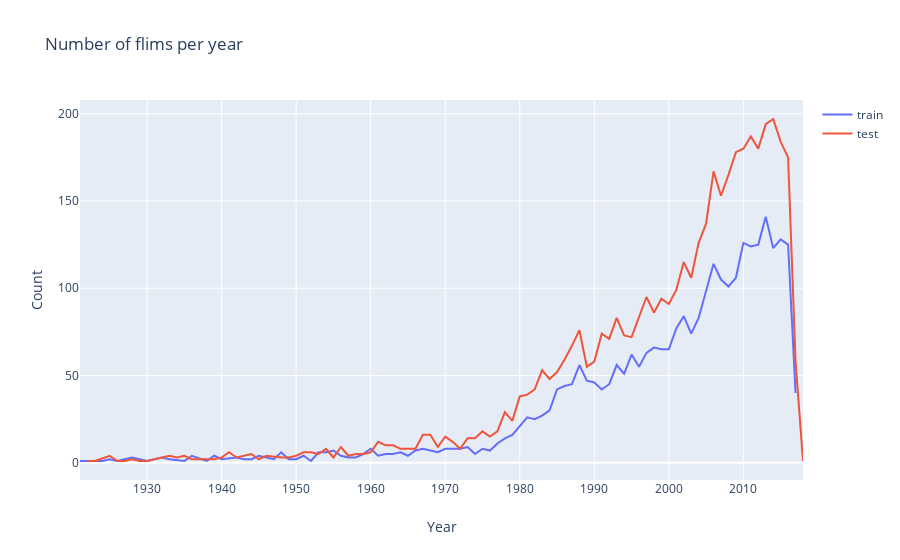

Notebook code for this chart:
### Code cell
import plotly.offline as py
py.init_notebook_mode(connected=True)
import plotly.graph_objs as go
data = [go.Scatter(x=d1.index, y =d1.values, name='train'),
        go.Scatter(x=d2.index,y=d2.values,name='test')]
layout = go.Layout(dict(title= 'Number of flims per year',
                        xaxis = dict(title = 'Year'),
                        yaxis=dict(title='Count'),
                       ),legend= dict(orientation='v'))
py.iplot(dict(data=data,layout=layout))

### Figure 1 — Plotly figure (JSON) as saved in the notebook; plotly's stock layout.template omitted (floating-point values rounded to 4 significant figures)
{"data": [{"name": "train", "type": "scatter", "x": [1921, 1924, 1925, 1926, 1927, 1928, 1930, 1931, 1932, 1933, 1935, 1936, 1938, 1939, 1940, 1942, 1943, 1944, 1945, 1947, 1948, 1949, 1950, 1951, 1952, 1953, 1954, 1955, 1956, 1957, 1958, 1959, 1960, 1961, 1962, 1963, 1964, 1965, 1966, 1967, 1968, 1969, 1970, 1971, 1972, 1973, 1974, 1975, 1976, 1977, 1978, 1979, 1980, 1981, 1982, 1983, 1984, 1985, 1986, 1987, 1988, 1989, 1990, 1991, 1992, 1993, 1994, 1995, 1996, 1997, 1998, 1999, 2000, 2001, 2002, 2003, 2004, 2005, 2006, 2007, 2008, 2009, 2010, 2011, 2012, 2013, 2014, 2015, 2016, 2017], "y": [1, 1, 2, 1, 2, 3, 1, 2, 3, 2, 1, 4, 1, 4, 2, 3, 2, 2, 4, 2, 6, 2, 2, 4, 1, 6, 6, 7, 4, 3, 3, 5, 8, 4, 5, 5, 6, 4, 7, 8, 7, 6, 8, 8, 8, 9, 5, 8, 7, 11, 14, 16, 21, 26, 25, 27, 30, 42, 44, 45, 56, 47, 46, 42, 45, 56, 51, 62, 55, 63, 66, 65, 65, 77, 84, 74, 83, 99, 114, 105, 101, 106, 126, 124, 125, 141, 123, 128, 125, 40]}, {"name": "test", "type": "scatter", "x": [1922, 1923, 1925, 1926, 1927, 1928, 1929, 1930, 1931, 1933, 1934, 1935, 1936, 1937, 1938, 1939, 1940, 1941, 1942, 1944, 1945, 1946, 1948, 1949, 1950, 1951, 1952, 1953, 1954, 1955, 1956, 1957, 1958, 1959, 1960, 1961, 1962, 1963, 1964, 1965, 1966, 1967, 1968, 1969, 1970, 1971, 1972, 1973, 1974, 1975, 1976, 1977, 1978, 1979, 1980, 1981, 1982, 1983, 1984, 1985, 1986, 1987, 1988, 1989, 1990, 1991, 1992, 1993, 1994, 1995, 1996, 1997, 1998, 1999, 2000, 2001, 2002, 2003, 2004, 2005, 2006, 2007, 2008, 2009, 2010, 2011, 2012, 2013, 2014, 2015, 2016, 2017, 2018], "y": [1, 1, 4, 1, 1, 2, 1, 1, 2, 4, 3, 4, 2, 2, 2, 2, 3, 6, 3, 5, 2, 4, 3, 3, 4, 6, 6, 5, 8, 3, 9, 4, 5, 5, 6, 12, 10, 10, 8, 8, 8, 16, 16, 9, 15, 12, 8, 14, 14, 18, 15, 18, 29, 24, 38, 39, 42, 53, 48, 52, 59, 67, 76, 55, 58, 74, 71, 83, 73, 72, 83, 95, 86, 94, 91, 99, 115, 106, 126, 137, 167, 153, 165, 178, 180, 187, 180, 194, 197, 184, 175, 58, 1]}], "layout": {"legend": {"orientation": "v"}, "title": {"text": "Number of flims per year"}, "xaxis": {"title": {"text": "Year"}}, "yaxis": {"title": {"text": "Count"}}}}
